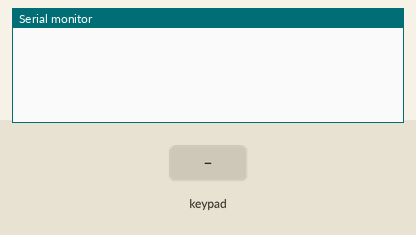
This sketch was run on a simulated Arduino Uno, built with avr-gcc and run on an emulated ATmega328P. Parts: the last lines printed to the serial monitor. The inputs (shaded band) are chosen by the test bench.

Above: at 1.2 s.
1.3 s: key '0' pressed
At 2.0 s:
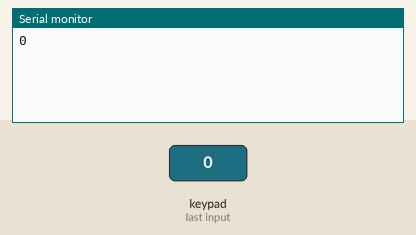
2.8 s: keypad keys 4 5 6 7 A pressed 0.4 s apart
At 5.7 s:
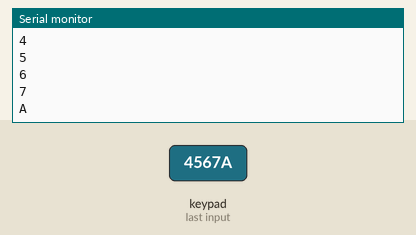
6.3 s: key 'B' pressed
At 7.1 s:
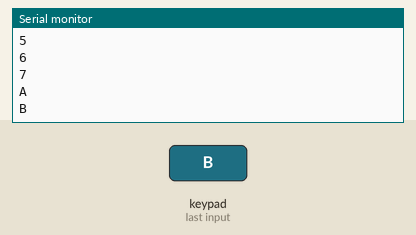
7.8 s: keypad keys 4 5 6 7 D pressed 0.4 s apart
At 10.6 s:
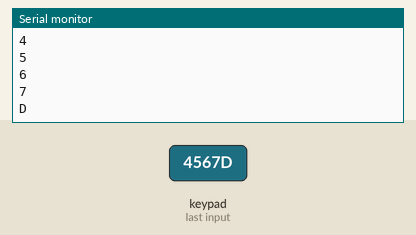
11.3 s: key 'C' pressed
At 11.9 s:
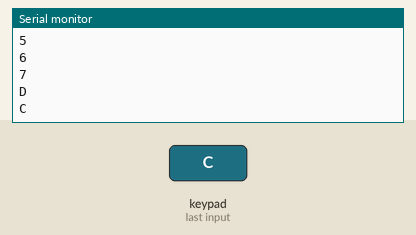
12.8 s: key 'E' pressed
At 13.3 s:
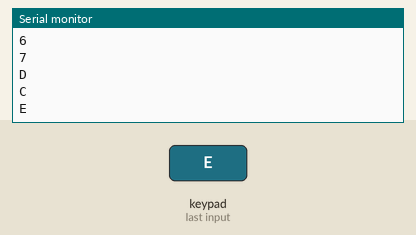
Timing chart, 0 to 15.3 s (numbered marks = the images above; inputs shaded):
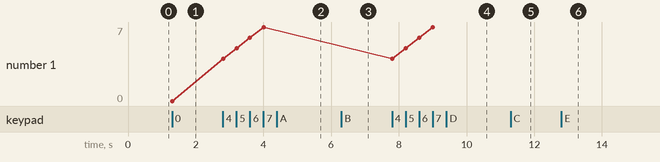

The sketch:

keypad.ino
```cpp
// (licence header left out)
#include <Keypad.h>  //needs to be in the library folder (Arduino/Libraries)

const byte ROWS = 4; //four rows
const byte COLS = 4; //three columns
char keys[ROWS][COLS] = {
  {'0',  '1', '2', '3'},
  {'4',  '5', '6', '7'},
  {'8',  '9', 'A', 'B'},
  {'C',  'D', 'E', 'F'}
};
byte rowPins[ROWS] = {4,5,6,7}; //connect to the row pinouts of the keypad
byte colPins[COLS] = {3,2,8,9}; //connect to the column pinouts of the keypad

Keypad keypad = Keypad(makeKeymap(keys), rowPins, colPins, ROWS, COLS );

void setup(){
  Serial.begin(9600); //initialise the serial port (9600 baud)
}

void loop(){
  char key = keypad.getKey();

  if (key != NO_KEY){
    Serial.println(key); //print to serial the key that has been pressed
  }
}
```

Measured:
- after the input at 1.3 s, the serial monitor: prints a new line at once (image 1)
- after the input at 2.8 s, the serial monitor: prints a new line at once (image 2)
- after the input at 6.3 s, the serial monitor: prints a new line at once (image 3)
- after the input at 7.8 s, the serial monitor: prints a new line at once (image 4)
- after the input at 11.3 s, the serial monitor: prints a new line at once (image 5)
- after the input at 12.8 s, the serial monitor: prints a new line at once (image 6)
- plotted number 1: 0 → 7 after the input at 2.8 s
